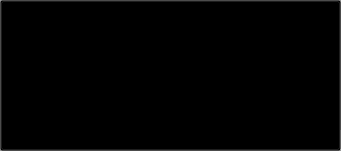
                                 <widget class="QFrame" name="frame_68">
                                  <property name="minimumSize">
                                   <size>
                                    <width>341</width>
                                    <height>151</height>
                                   </size>
                                  </property>
                                  <property name="maximumSize">
                                   <size>
                                    <width>341</width>
                                    <height>151</height>
                                   </size>
                                  </property>
                                  <property name="styleSheet">
                                   <string notr="true">background-color: rgb(197, 197, 197);
</string>
                                  </property>
                                  <property name="frameShape">
                                   <enum>QFrame::StyledPanel</enum>
                                  </property>
                                  <property name="frameShadow">
                                   <enum>QFrame::Raised</enum>
                                  </property>
                                  <widget class="QLabel" name="label_112">
                                   <property name="geometry">
                                    <rect>
                                     <x>10</x>
                                     <y>5</y>
                                     <width>321</width>
                                     <height>21</height>
                                    </rect>
                                   </property>
                                   <property name="font">
                                    <font>
                                     <family>Sans Serif Collection</family>
                                     <pointsize>12</pointsize>
                                     <weight>75</weight>
                                     <bold>true</bold>
                                    </font>
                                   </property>
                                   <property name="styleSheet">
                                    <string notr="true">color: rgb(0, 85, 127);</string>
                                   </property>
                                   <property name="text">
                                    <string>Senior data analyst</string>
                                   </property>
                                  </widget>
                                  <widget class="QLabel" name="label_145">
                                   <property name="geometry">
                                    <rect>
                                     <x>10</x>
                                     <y>30</y>
                                     <width>321</width>
                                     <height>21</height>
                                    </rect>
                                   </property>
                                   <property name="font">
                                    <font>
                                     <pointsize>11</pointsize>
                                    </font>
                                   </property>
                                   <property name="text">
                                    <string>Senior data analyst</string>
                                   </property>
                                  </widget>
                                  <widget class="QLabel" name="label_146">
                                   <property name="geometry">
                                    <rect>
                                     <x>220</x>
                                     <y>130</y>
                                     <width>121</width>
                                     <height>20</height>
                                    </rect>
                                   </property>
                                   <property name="font">
                                    <font>
                                     <pointsize>10</pointsize>
                                    </font>
                                   </property>
                                   <property name="styleSheet">
                                    <string notr="true">padding-right:11px</string>
                                   </property>
                                   <property name="text">
                                    <string>26 March 2023</string>
                                   </property>
                                   <property name="alignment">
                                    <set>Qt::AlignRight|Qt::AlignTrailing|Qt::AlignVCenter</set>
                                   </property>
                                  </widget>
                                  <widget class="QLabel" name="label_148">
                                   <property name="geometry">
                                    <rect>
                                     <x>10</x>
                                     <y>50</y>
                                     <width>321</width>
                                     <height>71</height>
                                    </rect>
                                   </property>
                                   <property name="font">
                                    <font>
                                     <pointsize>9</pointsize>
                                    </font>
                                   </property>
                                   <property name="text">
                                    <string>To succeed, you must develop a deep knowledge of the regulations, guidance, policies, and use of the IT systems related to EPA programs for transportation fuel</string>
                                   </property>
                                   <property name="alignment">
                                    <set>Qt::AlignLeading|Qt::AlignLeft|Qt::AlignVCenter</set>
                                   </property>
                                   <property name="wordWrap">
                                    <bool>true</bool>
                                   </property>
                                  </widget>
                                  <widget class="QLabel" name="label_149">
                                   <property name="geometry">
                                    <rect>
                                     <x>10</x>
                                     <y>130</y>
                                     <width>211</width>
                                     <height>20</height>
                                    </rect>
                                   </property>
                                   <property name="font">
                                    <font>
                                     <pointsize>10</pointsize>
                                    </font>
                                   </property>
                                   <property name="styleSheet">
                                    <string notr="true"/>
                                   </property>
                                   <property name="text">
                                    <string>150k-300k per month</string>
                                   </property>
                                   <property name="alignment">
                                    <set>Qt::AlignLeading|Qt::AlignLeft|Qt::AlignVCenter</set>
                                   </property>
                                  </widget>
                                  <widget class="QPushButton" name="pushButton_28">
                                   <property name="geometry">
                                    <rect>
                                     <x>0</x>
                                     <y>0</y>
                                     <width>341</width>
                                     <height>151</height>
                                    </rect>
                                   </property>
                                   <property name="cursor">
                                    <cursorShape>PointingHandCursor</cursorShape>
                                   </property>
                                   <property name="styleSheet">
                                    <string notr="true">background-color: transparent;
</string>
                                   </property>
                                   <property name="text">
                                    <string/>
                                   </property>
                                  </widget>
                                 </widget>
